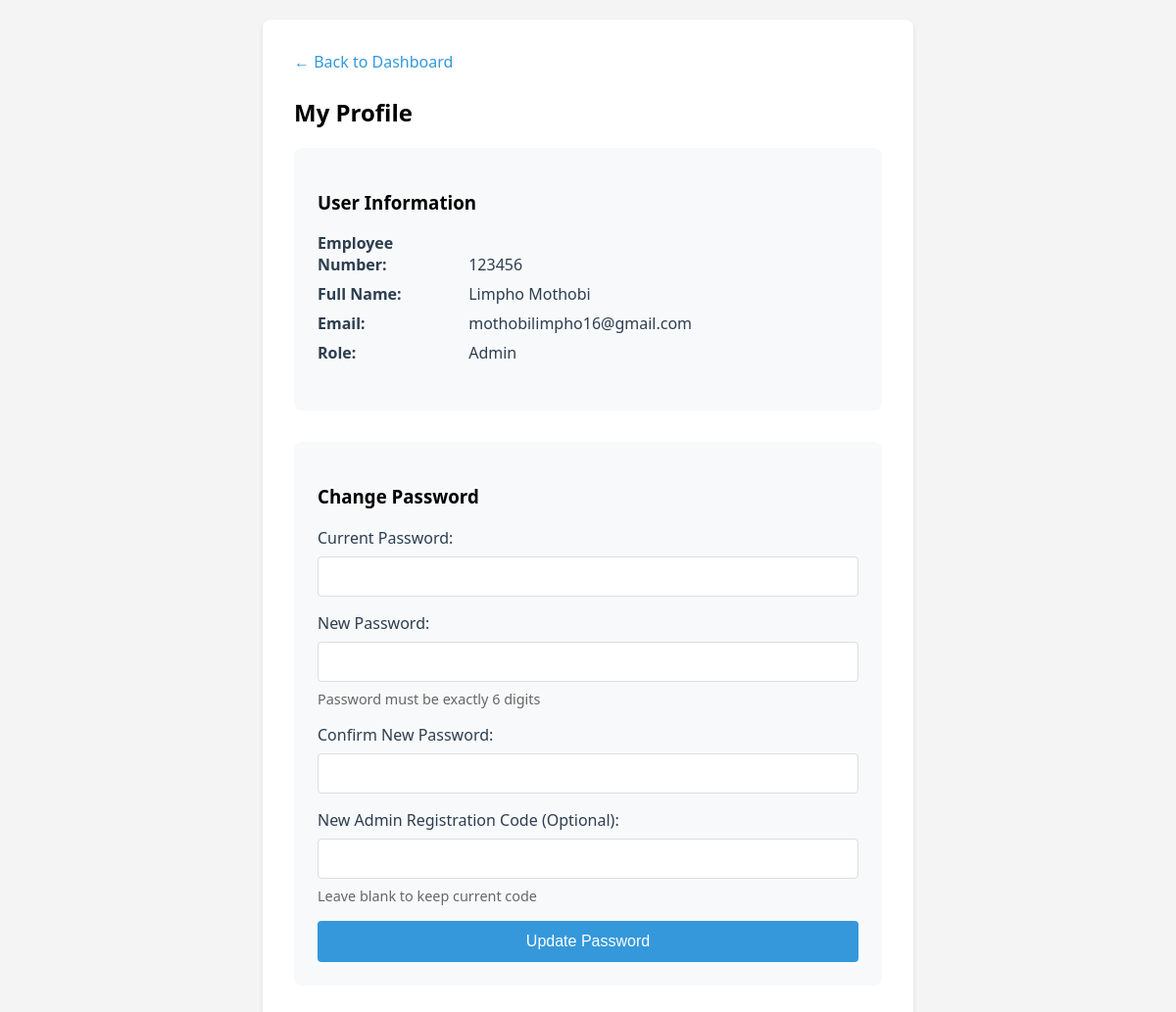
The app's page /profile.php (signed in) with its own data.
### tables this page shows
CREATE TABLE `users` (
  `id` int NOT NULL,
  `employee_number` varchar(20) DEFAULT NULL,
  `full_name` varchar(100) DEFAULT NULL,
  `email` varchar(100) DEFAULT NULL,
  `password` varchar(50) DEFAULT NULL,
  `role` enum('admin','lecturer','prl') DEFAULT NULL,
  `status` tinyint(1) DEFAULT '1',
  `created_at` timestamp NULL DEFAULT CURRENT_TIMESTAMP
);

### profile.php (the view, shortened to what this page needs)
<?php
require_once 'config.php';
$user_id = $_SESSION['user_id'];
$stmt = $pdo->prepare("SELECT * FROM users WHERE id = ?");
$stmt->execute([$user_id]);
$user = $stmt->fetch();
?>
<!DOCTYPE html>
<html>
<head>
</head>
<body>
    <div class="container">
        <div class="nav">
            <a href="dashboard.php">← Back to Dashboard</a>
        </div>
        <h2>My Profile</h2>
        <div class="profile-section">
            <h3>User Information</h3>
            <div class="profile-info">
                <p><strong>Employee Number:</strong> <?php echo htmlspecialchars($user['employee_number']); ?></p>
                <p><strong>Full Name:</strong> <?php echo htmlspecialchars($user['full_name']); ?></p>
                <p><strong>Email:</strong> <?php echo htmlspecialchars($user['email']); ?></p>
                <p><strong>Role:</strong> <?php echo ucfirst($user['role']); ?></p>
            </div>
        </div>
        <div class="profile-section">
            <h3>Change Password</h3>
            <form method="POST">
                <div class="form-group">
                    <label>Current Password:</label>
                    <input type="password" name="current_password" required>
                </div>
                <div class="form-group">
                    <label>New Password:</label>
                    <input type="password" name="new_password" required
                           pattern="<?php echo $user['role'] == 'admin' ? '\d{6}' : '\d{5}'; ?>">
                    <p class="password-requirements">
                        Password must be exactly <?php echo $user['role'] == 'admin' ? '6' : '5'; ?> digits
                    </p>
                </div>
                <div class="form-group">
                    <label>Confirm New Password:</label>
                    <input type="password" name="confirm_password" required
                           pattern="<?php echo $user['role'] == 'admin' ? '\d{6}' : '\d{5}'; ?>">
                </div>
                <?php if ($user['role'] == 'admin'): ?>
                <div class="form-group">
                    <label>New Admin Registration Code (Optional):</label>
                    <input type="password" name="admin_code">
                    <p class="password-requirements">Leave blank to keep current code</p>
                </div>
                <?php endif; ?>
                <button type="submit">Update Password</button>
            </form>
        </div>
    </div>
</body>
</html>

### profile.php (style rules this page uses)
:root { --primary-color: #2c3e50; --secondary-color: #3498db; --accent-color: #e74c3c; --success-color: #2ecc71; --warning-color: #f1c40f; --text-light: #ecf0f1; --text-dark: #2c3e50; }
body { font-family: 'Segoe UI', Tahoma, Geneva, Verdana, sans-serif; margin: 0; padding: 20px; background: #f4f4f4; }
.container { max-width: 600px; margin: 0 auto; background: white; padding: 2rem; border-radius: 8px; box-shadow: 0 2px 4px rgba(0, 0, 0, 0.1); }
.profile-section { margin-bottom: 2rem; padding: 1.5rem; background: #f8f9fa; border-radius: 8px; }
.profile-info { margin-bottom: 1.5rem; }
.profile-info p { margin: 0.5rem 0; color: var(--text-dark); }
.profile-info strong { display: inline-block; width: 150px; color: var(--primary-color); }
.form-group { margin-bottom: 1rem; }
label { display: block; margin-bottom: 0.5rem; font-weight: 500; color: var(--text-dark); }
input[type="password"] { width: 100%; padding: 0.75rem; border: 1px solid #ddd; border-radius: 4px; box-sizing: border-box; }
button { background: var(--secondary-color); color: white; padding: 0.75rem 1.5rem; border: none; border-radius: 4px; cursor: pointer; font-size: 1rem; font-weight: 500; width: 100%; }
.nav { margin-bottom: 1.5rem; }
.nav a { color: var(--secondary-color); text-decoration: none; font-weight: 500; }
.password-requirements { font-size: 0.9rem; color: #666; margin-top: 0.5rem; }

### records on screen
users: employee_number "123456", full_name "Limpho Mothobi", email "mothobilimpho16@gmail.com", role "Admin"
